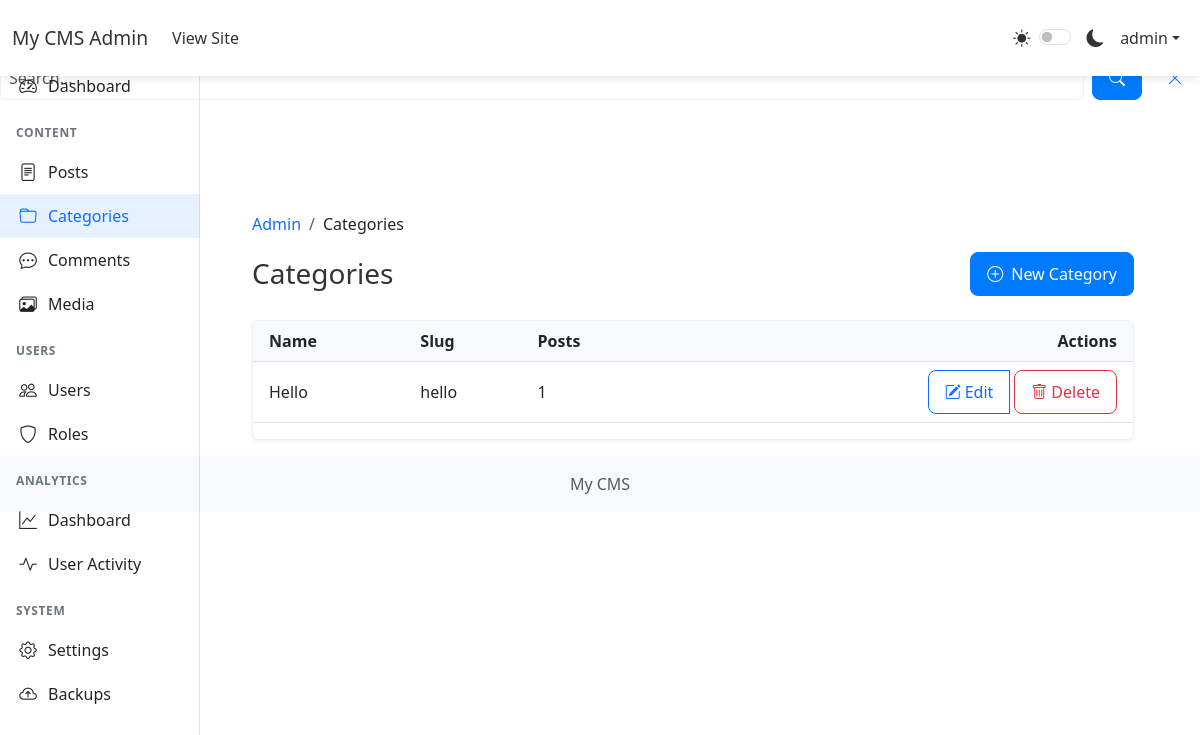
Page /admin/categories (signed in) on the committed database.
### app/models.py (models this page shows, shortened)
class Settings(db.Model):
    __tablename__ = 'settings'
    _cache = {}
    id = db.Column(db.Integer, primary_key=True)
    key = db.Column(db.String(50), unique=True, nullable=False)
    value = db.Column(db.String(500))
    type = db.Column(db.String(20), default='string')
    description = db.Column(db.String(200))
    @staticmethod
    def get(key, default=None):
        setting = Settings.query.filter_by(key=key).first()
        if setting is None:
            return default
        try:
            if setting.type == 'boolean':
                return setting.value.lower() in ('true', '1', 'yes', 'on')
            elif setting.type == 'integer':
                return int(float(setting.value))
            elif setting.type == 'float':
                return float(setting.value)
            elif setting.type == 'json':
                return json.loads(setting.value)
            else:  # string
                return setting.value
        except (ValueError, json.JSONDecodeError) as e:
            current_app.logger.error(f"Error converting setting {key}: {str(e)}")
            return default

class User(UserMixin, db.Model):
    id = db.Column(db.Integer, primary_key=True)
    username = db.Column(db.String(64), unique=True, nullable=False)
    email = db.Column(db.String(120), unique=True, nullable=False)
    password_hash = db.Column(db.String(128))
    is_admin = db.Column(db.Boolean, default=False)
    is_active = db.Column(db.Boolean, default=True)
    created_at = db.Column(db.DateTime, default=datetime.utcnow)
    last_seen = db.Column(db.DateTime, default=datetime.utcnow)
    profile_image = db.Column(db.String(200))
    bio = db.Column(db.Text)
    website = db.Column(db.String(200))
    social_facebook = db.Column(db.String(200))
    social_twitter = db.Column(db.String(200))
    social_instagram = db.Column(db.String(200))
    email_confirmed = db.Column(db.Boolean, default=False)
    role_id = db.Column(db.Integer, db.ForeignKey('role.id'))
    last_activity = db.Column(db.DateTime, default=datetime.utcnow)
    failed_login_attempts = db.Column(db.Integer, default=0)
    account_locked = db.Column(db.Boolean, default=False)
    account_locked_until = db.Column(db.DateTime)
    must_change_password = db.Column(db.Boolean, default=False)
    password_changed_at = db.Column(db.DateTime)
    posts = db.relationship('Post', backref='author', lazy='dynamic')
    comments = db.relationship('Comment', backref='author', lazy='dynamic')
    likes = db.relationship('Like', backref='user', lazy='dynamic')
    page_views = db.relationship('PageView', back_populates='user', lazy='dynamic')

class Category(db.Model):
    id = db.Column(db.Integer, primary_key=True)
    name = db.Column(db.String(64), unique=True, nullable=False)
    slug = db.Column(db.String(64), unique=True, nullable=False)
    description = db.Column(db.Text)
    image = db.Column(db.String(200))
    parent_id = db.Column(db.Integer, db.ForeignKey('category.id'))
    created_at = db.Column(db.DateTime, default=datetime.utcnow)
    posts = db.relationship('Post', backref='category', lazy='dynamic')
    children = db.relationship('Category', backref=db.backref('parent', remote_side=[id]))

### app/admin/routes.py (the view)
@bp.route('/categories')
@login_required
@admin_required
def categories():
    page = request.args.get('page', 1, type=int)
    per_page = 20
    categories_with_counts = db.session.query(
        Category,
        db.func.count(Post.id).label('post_count')
    ).outerjoin(Post).group_by(Category.id).order_by(Category.name.asc())
    total = categories_with_counts.count()
    offset = (page - 1) * per_page
    categories_list = categories_with_counts.offset(offset).limit(per_page).all()
    pagination = {
        'page': page,
        'per_page': per_page,
        'total': total,
        'pages': (total + per_page - 1) // per_page
    }
    return render_template('admin/categories.html',
                         categories=categories_list,
                         pagination=pagination)

### app/templates/admin/categories.html (shortened to what this page needs)
{% extends "admin/base.html" %}
{% block breadcrumb %}
<li class="breadcrumb-item active">Categories</li>
{% endblock %}
{% block admin_content %}
<div class="container-fluid px-0">
    <div class="d-flex flex-column flex-md-row align-items-md-center justify-content-between mb-4">
        <h1 class="h3 mb-3 mb-md-0">Categories</h1>
        <button type="button" class="btn btn-primary d-flex align-items-center" data-bs-toggle="modal" data-bs-target="#createCategoryModal">
            <i class="bi bi-plus-circle me-2"></i>
            New Category
        </button>
    </div>
    <div class="card">
        <div class="card-body p-0">
            <div class="table-responsive">
                <table class="table table-hover align-middle mb-0">
                    <thead>
                        <tr>
                            <th class="ps-3">Name</th>
                            <th class="d-none d-md-table-cell">Slug</th>
                            <th class="d-none d-sm-table-cell">Posts</th>
                            <th class="text-end pe-3">Actions</th>
                        </tr>
                    </thead>
                    <tbody>
                        {% for category, post_count in categories %}
                        <tr>
                            <td class="ps-3">{{ category.name }}</td>
                            <td class="d-none d-md-table-cell">{{ category.slug }}</td>
                            <td class="d-none d-sm-table-cell">{{ post_count }}</td>
                            <td class="text-end pe-3">
                                <div class="btn-group">
                                    <a href="{{ url_for('admin.edit_category', id=category.id) }}" class="btn btn-sm btn-outline-primary">
                                        <i class="bi bi-pencil-square me-1"></i>Edit
                                    </a>
                                    <form action="{{ url_for('admin.delete_category', id=category.id) }}" method="POST" class="d-inline">
                                        <button type="submit" class="btn btn-sm btn-outline-danger ms-1">
                                            <i class="bi bi-trash me-1"></i>Delete
                                        </button>
                                    </form>
                                </div>
                            </td>
                        </tr>
                        {% endfor %}
                    </tbody>
                </table>
            </div>
        </div>
    </div>
</div>
{% endblock %}

### app/templates/admin/base.html (shortened to what this page needs)
{% extends "base.html" %}
{% block content %}
<nav class="navbar navbar-expand-lg navbar-dark bg-dark fixed-top">
    <div class="container-fluid">
        <a class="navbar-brand" href="{{ url_for('admin.index') }}">{{ Settings.get('site_name', 'CMS') }} Admin</a>
        <div class="collapse navbar-collapse" id="adminNavbar">
            <ul class="navbar-nav me-auto">
                <li class="nav-item">
                    <a class="nav-link" href="{{ url_for('main.index') }}">View Site</a>
                </li>
            </ul>
            <ul class="navbar-nav">
                <li class="nav-item">
                    <div class="theme-switcher nav-link">
                        <i class="bi bi-sun-fill" id="lightIcon"></i>
                        <div class="form-check form-switch d-inline-block">
                            <input class="form-check-input" type="checkbox" id="themeSwitcher">
                        </div>
                        <i class="bi bi-moon-fill" id="darkIcon"></i>
                    </div>
                </li>
                <li class="nav-item dropdown">
                    <a class="nav-link dropdown-toggle" href="#" id="userDropdown" role="button" data-bs-toggle="dropdown">
                        {{ current_user.username }}
                    </a>
                </li>
            </ul>
        </div>
    </div>
</nav>
<div class="container-fluid">
    <div class="row">
        <div class="col-md-3 col-lg-2 d-md-block sidebar-wrapper">
            <div id="sidebar" class="sidebar">
                <div class="position-sticky">
                    <ul class="nav flex-column">
                        <li class="nav-item">
                            <a class="nav-link {{ 'active' if request.endpoint == 'admin.index' }}" href="{{ url_for('admin.index') }}">
                                <i class="bi bi-speedometer2"></i>
                                <span>Dashboard</span>
                            </a>
                        </li>
                        <li class="nav-header">Content</li>
                        <li class="nav-item">
                            <a class="nav-link {{ 'active' if 'admin.posts' in request.endpoint }}" href="{{ url_for('admin.posts') }}">
                                <i class="bi bi-file-text"></i>
                                <span>Posts</span>
                            </a>
                        </li>
                        <li class="nav-item">
                            <a class="nav-link {{ 'active' if 'admin.categories' in request.endpoint }}" href="{{ url_for('admin.categories') }}">
                                <i class="bi bi-folder"></i>
                                <span>Categories</span>
                            </a>
                        </li>
                        <li class="nav-item">
                            <a class="nav-link {{ 'active' if 'admin.comments' in request.endpoint }}" href="{{ url_for('admin.comments') }}">
                                <i class="bi bi-chat-dots"></i>
                                <span>Comments</span>
                            </a>
                        </li>
                        <li class="nav-item">
                            <a class="nav-link {{ 'active' if 'admin.media' in request.endpoint }}" href="{{ url_for('admin.media') }}">
                                <i class="bi bi-images"></i>
                                <span>Media</span>
                            </a>
                        </li>
                        <li class="nav-header">Users</li>
                        <li class="nav-item">
                            <a class="nav-link {{ 'active' if 'admin.users' in request.endpoint }}" href="{{ url_for('admin.users') }}">
                                <i class="bi bi-people"></i>
                                <span>Users</span>
                            </a>
                        </li>
                        <li class="nav-item">
                            <a class="nav-link {{ 'active' if 'admin.roles' in request.endpoint }}" href="{{ url_for('admin.roles') }}">
                                <i class="bi bi-shield"></i>
                                <span>Roles</span>
                            </a>
                        </li>
                        <li class="nav-header">Analytics</li>
                        <li class="nav-item">
                            <a class="nav-link {{ 'active' if request.endpoint == 'admin.analytics' }}" href="{{ url_for('admin.analytics') }}">
                                <i class="bi bi-graph-up"></i>
                                <span>Dashboard</span>
                            </a>
                        </li>
                        <li class="nav-item">
                            <a class="nav-link {{ 'active' if 'admin.user_activity' in request.endpoint }}" href="{{ url_for('admin.user_activity_list') }}">
                                <i class="bi bi-activity"></i>
                                <span>User Activity</span>
                            </a>
                        </li>
                        <li class="nav-header">System</li>
                        <li class="nav-item">
                            <a class="nav-link {{ 'active' if 'admin.settings' in request.endpoint }}" href="{{ url_for('admin.settings') }}">
                                <i class="bi bi-gear"></i>
                                <span>Settings</span>
                            </a>
                        </li>
                        <li class="nav-item">
                            <a class="nav-link {{ 'active' if 'admin.backups' in request.endpoint }}" href="{{ url_for('admin.backups') }}">
                                <i class="bi bi-cloud-arrow-up"></i>
                                <span>Backups</span>
                            </a>
                        </li>
                    </ul>
                </div>
            </div>
        </div>
        <main class="col-md-9 ms-sm-auto col-lg-10 px-md-4">
            <nav aria-label="breadcrumb" class="mt-3">
                <ol class="breadcrumb">
                    <li class="breadcrumb-item"><a href="{{ url_for('admin.index') }}">Admin</a></li>
                    {% block breadcrumb %}{% endblock %}
                </ol>
            </nav>
            {% block admin_content %}{% endblock %}
        </main>
    </div>
</div>
{% endblock %}

### app/templates/base.html (shortened to what this page needs)
<!DOCTYPE html>
<html lang="en" data-theme="light">
<head>
    <link href="https://cdn.jsdelivr.net/npm/bootstrap@5.3.0/dist/css/bootstrap.min.css" rel="stylesheet">
    <link rel="stylesheet" href="https://cdn.jsdelivr.net/npm/bootstrap-icons@1.7.2/font/bootstrap-icons.css">
    <link rel="stylesheet" href="{{ url_for('static', filename='css/style.css') }}">
</head>
<body>
    <div class="search-form">
        <form action="{{ url_for('main.search') }}" method="GET" class="d-flex">
            <input type="search" name="q" class="form-control" placeholder="Search..." aria-label="Search">
            <button type="submit" class="btn btn-primary ms-2"><i class="bi bi-search"></i></button>
            <button type="button" class="btn btn-link ms-2" id="close-search"><i class="bi bi-x-lg"></i></button>
        </form>
    </div>
    <nav class="navbar navbar-expand-lg navbar-light fixed-top">
        <div class="container">
            <a class="navbar-brand d-flex align-items-center" href="{{ url_for('main.index') }}">
                <span class="d-none d-sm-inline">{{ get_setting('site_name', 'CMS') }}</span>
            </a>
            <div class="collapse navbar-collapse" id="navbarNav">
                <ul class="navbar-nav me-auto">
                    <li class="nav-item">
                        <a class="nav-link" href="{{ url_for('main.index') }}">
                        </a>
                    </li>
                    {% if current_user.is_authenticated and current_user.is_admin %}
                    <li class="nav-item dropdown">
                        <a class="nav-link dropdown-toggle d-flex align-items-center" href="#" id="adminDropdown" role="button"
                           data-bs-toggle="dropdown" aria-expanded="false">
                        </a>
                    </li>
                    {% endif %}
                </ul>
                <ul class="navbar-nav">
                    <li class="nav-item">
                        <button id="theme-toggle" class="btn nav-link" aria-label="Toggle theme">
                        </button>
                    </li>
                    {% if current_user.is_authenticated %}
                    <li class="nav-item dropdown">
                        <a class="nav-link dropdown-toggle d-flex align-items-center" href="#" id="userDropdown" role="button"
                           data-bs-toggle="dropdown" aria-expanded="false">
                        </a>
                    </li>
                    {% else %}
                    <li class="nav-item">
                        <a class="nav-link" href="{{ url_for('auth.login') }}">
                            <i class="bi bi-box-arrow-in-right"></i> Login
                        </a>
                    </li>
                    {% endif %}
                </ul>
            </div>
        </div>
    </nav>
    <main class="container mt-5 pt-4">
        {% block content %}{% endblock %}
    </main>
    <footer class="footer mt-auto py-3 bg-light">
        <div class="container text-center">
            <span class="text-muted"> {{ get_setting('site_name', 'CMS') }} {{ now.year }}</span>
        </div>
    </footer>
</body>
</html>

### rows in the picture
Settings: get "My CMS", type+value "My CMS"
User: username "admin"
Category: name "Hello", slug "hello", id "1"
